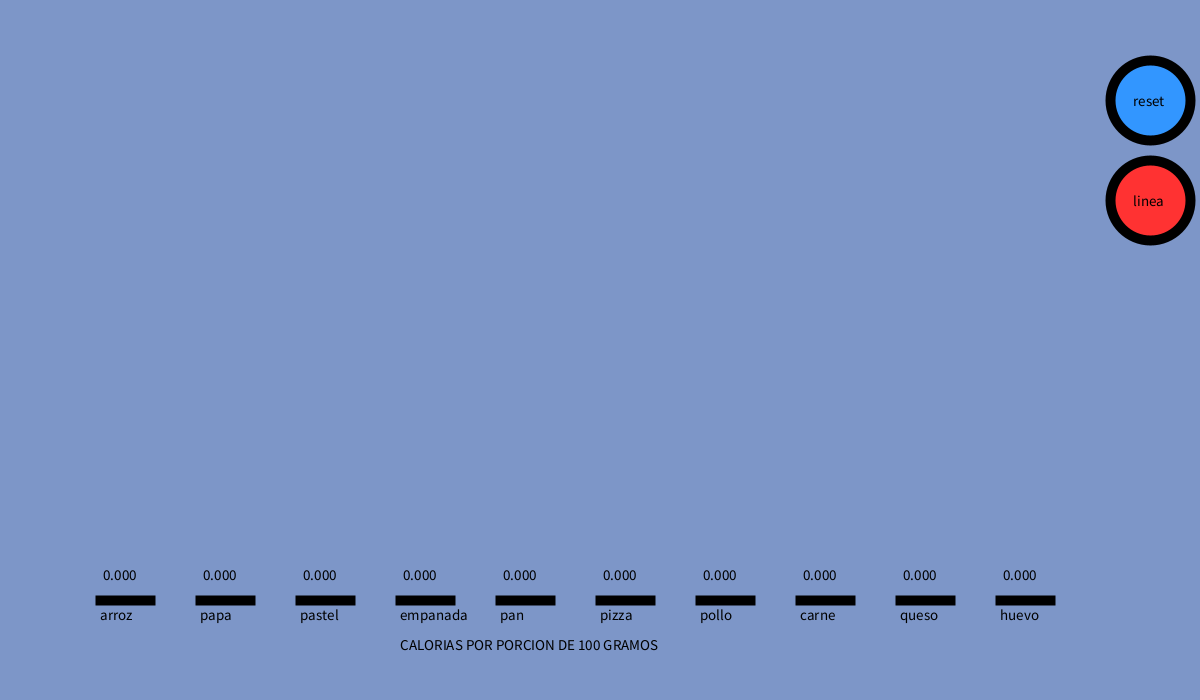
Frame 1 (no input)
Frame 60 (the mouse pressed at the canvas centre just before this capture): identical to frame 1, image omitted
Frame 120 (the mouse held since frame 60 and released just before this capture): identical to frame 1, image omitted

The Processing sketch that drew this single still picture (run headless with seeded random() and noise(); from frame 60 on, the mouse is pressed at the canvas centre):

// Processing sketch: D2_Morales_Damian
// ── D2_Morales_Damian.pde
/*
CONSIDERACIONES:

el programa iniciara en ceros,para añadir valores a las barras clikee en el espacio de la barra.

cuando se pulse el boton reset se quedara congelado en los valores de 50, para volver a darle valores con el mouse debera darle click otra vez al boton reset.

cuando pulse el boton de linea , se hara una linea en los picos de las barras,para quitarla debe pulsar otra vez el boton.
*/



String [] comida={"arroz","papa","pastel","empanada","pan","pizza","pollo","carne","queso","huevo"};
int x=100;//variable x de las barras
int y=600;//variable y de las barras
int s=50; //ancho de las barras
float [] y2=new float [10];//arry de alturas para las barras
boolean botonr=false;//condicion inicial del boton reset
float xbr=1150;//coordenda x del centro del boton reset
float ybr=100;//coordenada y de centro del boton reset
int radior=40;//radio del boton reset
boolean botonl=false;//condicion inicial del boton linea
float xbl=1150;//coordenda x del centro del boton linea
float ybl=200;//coordenada y de centro del boton linea
int radiol=40;//radio del boton linea

void setup ()
{
  size (1200,700);//tamaño de ventana de visualizacion
  ellipseMode(RADIUS);//el modo en que se mide la elipse (se mide el radio)
  strokeWeight(10);
}
void draw()
{
  background(125,150,200);//color de fonde (negro)
  
  if(botonr)//si boton reset es verdadero
   {
     y2[0]=y2[1]=y2[2]=y2[3]=y2[4]=y2[5]=y2[6]=y2[7]=y2[8]=y2[9]=50;
     
     if(botonl)// si boton linea es verdadero
      {
        fill(random(100,255),random(100,255),random(100,255));//color de barras
        //barras
        for(int i=0;i<=9;i++)
          {
            rect((i+1)*x,y,s,-y2[i]);  
          }
        //rectas que unen los picos de las barras
        for(int i=0;i<=8;i++)
          {
            line((i+1)*x+25,y-y2[i],((i+2)*x)+25,y-y2[i+1]); 
          }

       }
       else//si boton linea es falso
       { 
         fill(random(100,255),random(100,255),random(100,255));//color de barras
         //barras
         for(int i=0;i<=9;i++)
          {
           rect((i+1)*x,y,s,-y2[i]);
          }
       }
    }
   
 else //si boton reset es falso
  {
    if(botonl)//si boton linea es verdadero
     {
       fill(random(100,255),random(100,255),random(100,255));//color de barras
        //barras
        for(int i=0;i<=9;i++)
        {
          rect((i+1)*x,y,s,-y2[i]);  
        }
        //rectas que unen los picos de las barras
         for(int i=0;i<=8;i++)
        {
          line((i+1)*x+25,y-y2[i],((i+2)*x)+25,y-y2[i+1]); 
        }
      
      }
      else//si boton linea es falso
      {
       fill(random(100,255),random(100,255),random(100,255));//color de barras
       //barras
       for(int i=0;i<=9;i++)
        {
          rect((i+1)*x,y,s,-y2[i]);
        }
      }
  }


textSize(15);//tamaño de letra
fill(50,150,255);//color circulo del boton reset
ellipse(xbr,ybr,radior,radior);//circulo del boton de reset
fill(255,50,50);//color circulo del boton linea
ellipse(xbl,ybl,radiol,radiol);//circulo del boton de linea
fill(0);//color letra
text("reset",1133,106);//escribir reset
text("linea",1133,206);//escribir linea
//escribir valores de altura de las barras
for(int i=0;i<=9;i++)
 {
  text(y2[i],(i+1)*x,y-20-y2[i]);
 }
 //escribir nombre de la barra
for(int i=0;i<=9;i++)
 {
  text(comida[i],(i+1)*x,y+20);
 }
 //escribir tema
 text("CALORIAS POR PORCION DE 100 GRAMOS",400,650);
}

// ── presion_de_mouse.pde
void mousePressed()//funcion cuando el mouse esta presionado
{
  float dr=dist(mouseX,mouseY,xbr,ybr);//distancia entre el mouse y el centro del boton reset
 if(dr<radior)
 {
   if (botonr)
   {
     botonr=false;//si boton es vardadera cambia a false
   }
   else
   {
    botonr=true; //si boton es falsa cambia a verdadera
   }
 }
 float dl=dist(mouseX,mouseY,xbl,ybl);//distancia entre el mouse y el centro del boton linea
 if(dl<radiol)
 {
   if (botonl)
   {
     botonl=false;//si boton es vardadera cambia a false
   }
   else
   {
    botonl=true; //si boton es falsa cambia a verdadera
   }
 }
 //justo aqui comienzan las condiciones para llenar el array y2 dependiendo si el mouse esta presionado
 //y dependiendo en que barra se encuentre 
 if (mouseX>100 && mouseX<150)
  {
    y2[0]=mouseY;
  }
  else
  {
       if (mouseX>200 && mouseX<250)
      {
        y2[1]=mouseY;
      }
      else
      {
         if (mouseX>300 && mouseX<350)
         {
          y2[2]=mouseY;
         }
          else
         {
           if (mouseX>400 && mouseX<450)
            {
              y2[3]=mouseY;
            }
            else
            {
              if (mouseX>500 && mouseX<550)
               {
                 y2[4]=mouseY;
               }
                else
               {
                 if (mouseX>600 && mouseX<650)
                   {
                    y2[5]=mouseY;
                   }
                 else
                   {
                     if (mouseX>700 && mouseX<750)
                      {
                       y2[6]=mouseY;
                      }
                     else
                      {
                         if (mouseX>800 && mouseX<850)
                         {
                          y2[7]=mouseY;
                         }
                         else
                         {
                           if (mouseX>900 && mouseX<950)
                             {
                               y2[8]=mouseY;
                             }
                           else
                           {
                             if (mouseX> 1000 && mouseX<1050)
                               {
                                y2[9]=mouseY;
                               }
                           }
                         }
                       }
                    }
                }
            }
         }
      }
  }
 
}
